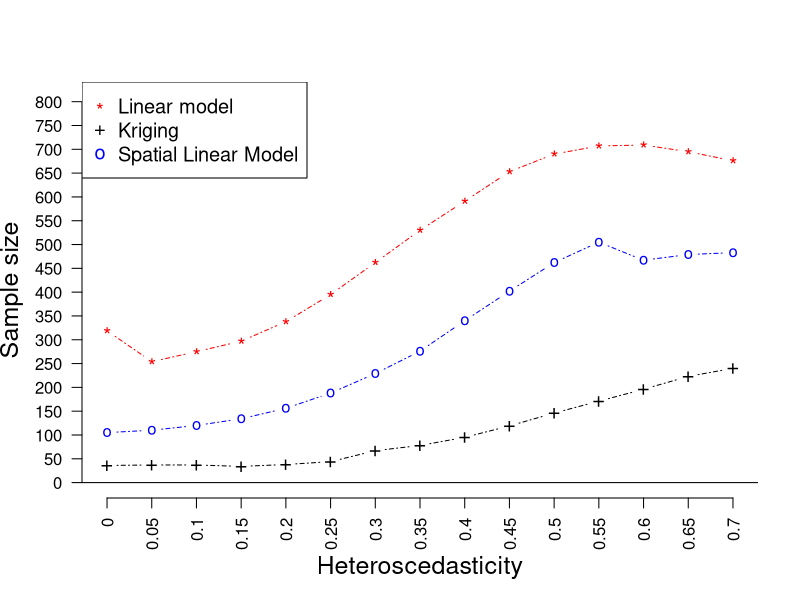
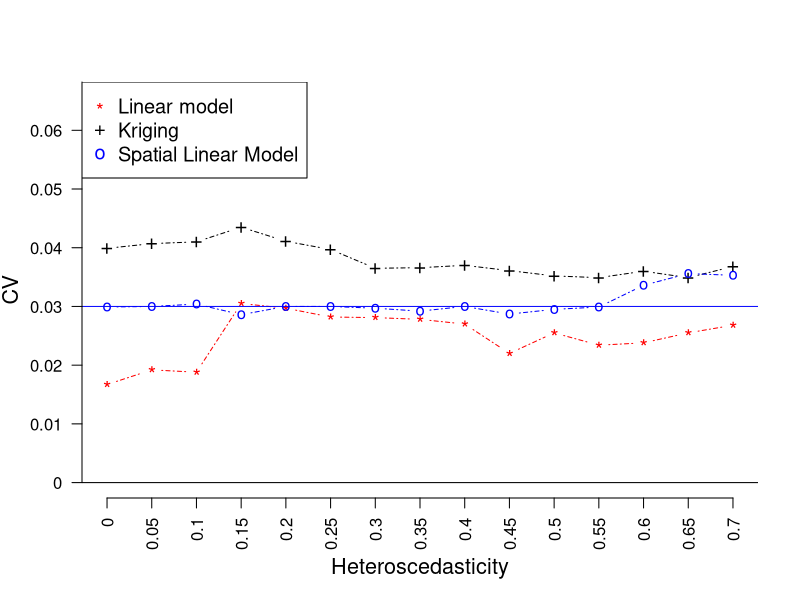
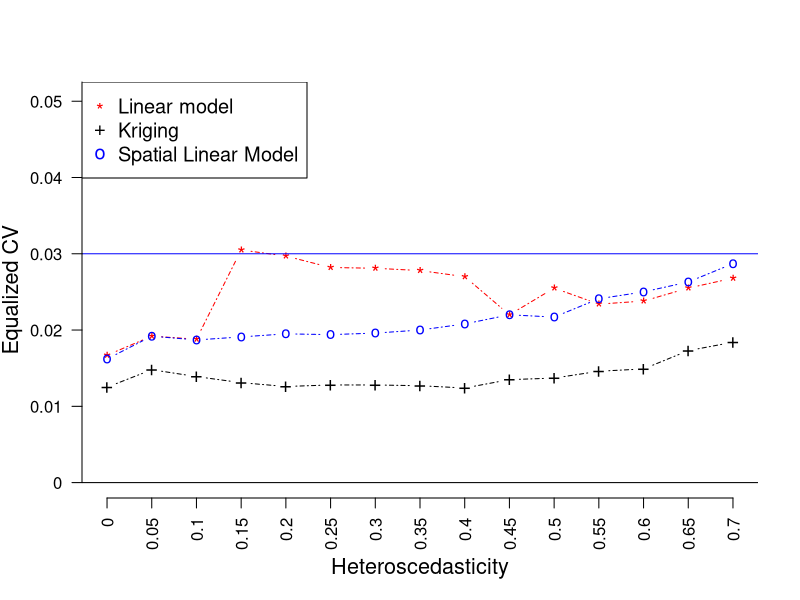

The R source for these figures, in order:
est <- read.csv2("simul_results.csv",dec=".")
write.table(est,"simul_results.txt",row.names=F,sep="\t",quote=F)
est <- est[1:15,]

maxi = (max(c(est$n1),(est$n2),(est$n3))) + 100
plot(est$n1, col = "red", lty = 4, type = "b", pch = "*", cex = 1.3,cex.lab = 1.5,
     xlab = "Heteroscedasticity", 
     ylab = "Sample size",
     ylim = c(0,maxi), axes = F)
points(est$n2, col = "black", lty = 4, type = "b", pch = "+", cex = 1.3)
points(est$n3, col = "blue", lty = 4, type = "b", pch = "o", cex = 1)

abline(0,0)
axis(1, at=1:nrow(est), labels = est$gamma,las=2)
axis(2, at=seq(0,maxi+10,50), labels=seq(0,maxi+10,50), las=1)
legend("topleft",
       legend = c("Linear model","Kriging","Spatial Linear Model"), 
       pch = c("*","+","o"),
       col = c("red","black","blue"),
       ncol = 1, cex = 1.2, text.font = 1)

# title("Performance in terms of sampling size",cex.main=1.5)

maxi = (max(c(est$cv1),(est$cv2b),(est$cv3)))+0.02
plot(est$cv1, col = "red", lty = 4, type = "b", pch = "*", cex = 1.3,cex.lab = 1.3,
     xlab = "Heteroscedasticity", 
     ylab = "CV",
     ylim = c(0,maxi+0.01), axes = F)
points(est$cv2, col = "black", lty = 4, type = "b", pch = "+", cex = 1.3)
points(est$cv3, col = "blue", lty = 4, type = "b", pch = "o", cex = 1)

abline(0,0)
abline(a=0.03, b=0.0,col="blue")
axis(1, at=1:nrow(est), labels = est$gamma,las=2)
axis(2, at=seq(0,maxi+10,0.01), labels=seq(0,maxi+10,0.01), las=1)
legend("topleft",
       legend = c("Linear model","Kriging","Spatial Linear Model"), 
       pch = c("*","+","o"),
       col = c("red","black","blue"),
       ncol = 1, cex = 1.2, text.font = 1)

# title("Performance in terms of CV on target variable",cex.main=1.5)

maxi = (max(c(est$cv1),(est$cv2a),(est$cv3a))) + 0.01
plot(est$cv1, col = "red", lty = 4, type = "b", pch = "*", cex = 1.3,cex.lab = 1.3,
     xlab = "Heteroscedasticity", 
     ylab = "Equalized CV",
     ylim = c(0,maxi+0.01), axes = F)
points(est$cv2a, col = "black", lty = 4, type = "b", pch = "+", cex = 1.3)
points(est$cv3a, col = "blue", lty = 4, type = "b", pch = "o", cex = 1)

abline(0,0)
abline(a=0.03, b=0.0,col="blue")
axis(1, at=1:nrow(est), labels = est$gamma,las=2)
axis(2, at=seq(0,maxi+10,0.01), labels=seq(0,maxi+10,0.01), las=1)
legend("topleft",
       legend = c("Linear model","Kriging","Spatial Linear Model"), 
       pch = c("*","+","o"),
       col = c("red","black","blue"),
       ncol = 1, cex = 1.2, text.font = 1)

# title("Performance in terms of equalized CV on target variable",cex.main=1.2)

